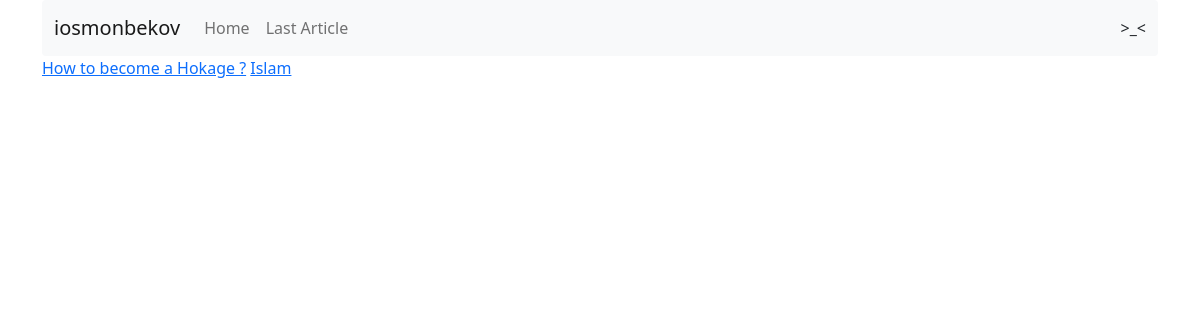
Before: / with the older database file.
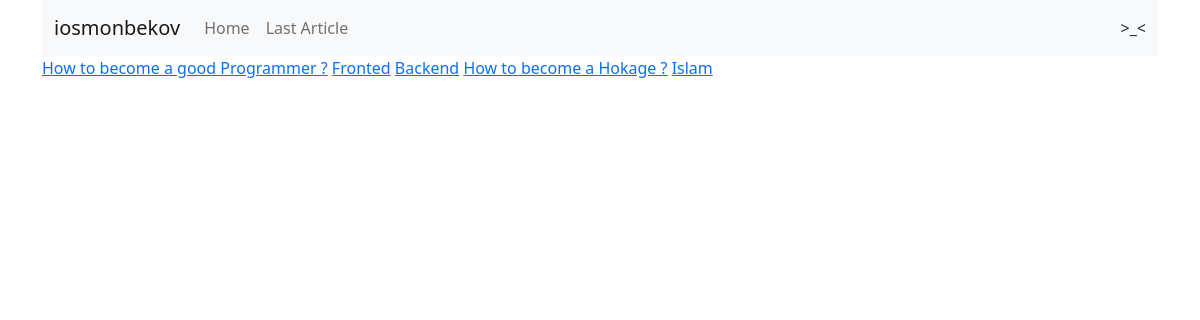
After: the same page with the newer database file.
### articles/models.py (models this page shows, shortened)
class Article(models.Model):
    article_title = models.CharField('Article\'s Title', max_length=200)
    article_text = models.TextField('Article\'s Description')
    pub_date = models.DateTimeField('Publication Data')
    class Meta:
        verbose_name = 'Article'
        verbose_name_plural = 'Articles'

### articles/views.py (the view)
# urls.py: path('', views.index, name='index'),
def index(request):
    latest_articles_list = Article.objects.order_by('-pub_date')[:5]
    return render(request, 'articles/list.html', {'latest_articles_list': latest_articles_list})

### articles/templates/articles/list.html (shortened to what this page needs)
{% extends 'articles/base.html' %}
{% block content %}
    {% if latest_articles_list %}
        {% for a in latest_articles_list %}
            <a href="{% url 'articles:detail' a.id %}">{{a.article_title}}</a>
        {% endfor %}
    {% else %}
        There is no any Article yet ...
    {% endif %}
{% endblock %}

Changed rows visible on the page:
added Article: article_title "How to become a good Programmer ?"
added Article: article_title "Fronted"
added Article: article_title "Backend"
